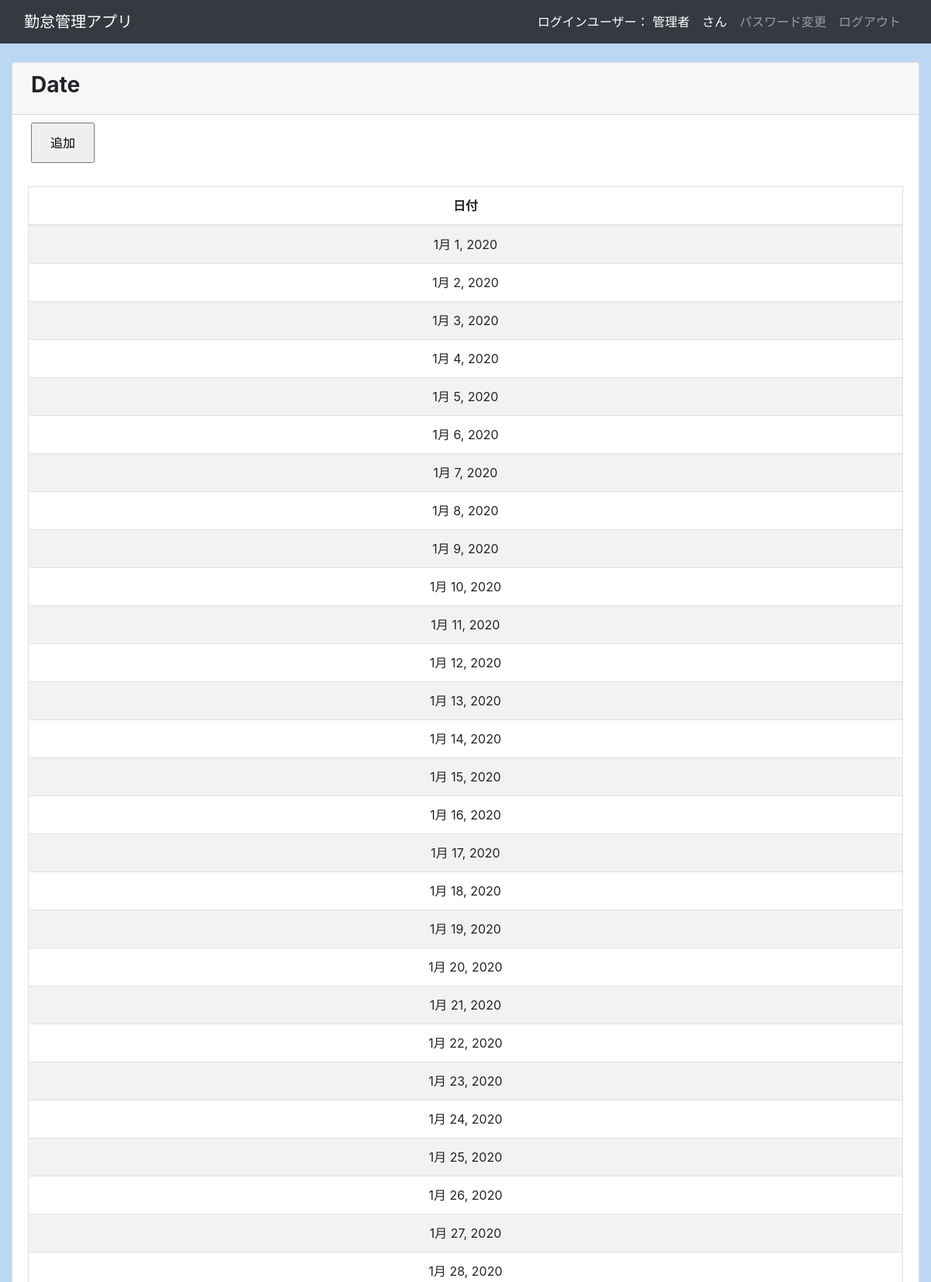
The page /date_list/admin/ (signed in, upper part) on the database its author committed.
### app/models.py (models this page shows, shortened)
class Date(models.Model):
    masterdate = models.DateField(verbose_name='日付',default=datetime.today, unique=True)

### app/decorators.py (the view)
        def wrapper_func(request, *args, **kwargs):
            group = None
            if request.user.groups.exists():
                group = request.user.groups.all()[0].name
            if group in allowed_roles:
                return view_func(request, *args, **kwargs)
            else:
                return HttpResponse('You are not autorized to view this page.')

### app/views.py (called while the page is built, shortened)
@login_required
@allowed_users(allowed_roles=['admin'])
def datelist(request):
    date_list = Date.objects.all()
    return render(request, 'app/admin_date_list.html',{'date_list':date_list})

### templates/app/admin_date_list.html (shortened to what this page needs)
{% extends 'app/base.html' %}
{% block content %}
<div class="container-fluid">
    <div class="card mb-3">
            <div class="card-header pl-4">
                <h3><b>Date</b></h3></div>
                    <form  method="post">
                        <input class="ml-4" type="submit" name="" value="追加">
                    </form>
            <div class="card-body">
                <div class="table-responsive">
                    <table  width="100%" class="table table-striped table-bordered table-hover">
                        <thead>
                            <tr>
                                <th class="text-center">日付</th>
                            </tr>
                        </thead>
                        <tbody>
                            {% for date in date_list %}
                            <tr class="odd gradeX text-center">
                                <td class="text-center" width="100">{{ date.masterdate | default_if_none:"" }}</td>
                            </tr>
                            {% endfor %}
                        </tbody>
                    </table>
                </div>
            </div>
        </div>
    </div>
{% endblock %}

### templates/app/base.html (shortened to what this page needs)
{% load static %}
<!DOCTYPE html>
<html lang="en">
<head>
    <link rel="stylesheet" href="https://stackpath.bootstrapcdn.com/bootstrap/4.3.1/css/bootstrap.min.css">
    <link rel="stylesheet" href="{% static 'css/main.css' %}">
    <link href="https://use.fontawesome.com/releases/v5.6.1/css/all.css" rel="stylesheet">
</head>
<body>
<header class="site-header">
    <nav class="navbar navbar-expand-lg navbar-dark bg-dark mb-4">
      <div class="container-fluid">
        <a class="navbar-brand" href="/">勤怠管理アプリ</a>
        <div class="collapse navbar-collapse" id="navbarToggle">
          <div class="navbar-nav mr-auto">
            <a class="nav-item nav-link" href=""></a>
          </div>
          <div class="navbar-nav">
            {% if user.is_authenticated %}
              <div class="nav-item nav-link active" href=""> ログインユーザー： {{request.user.last_name}}　{{request.user.first_name}}さん</div>
              <a class="nav-item nav-link" href="{% url 'password__change' %}">パスワード変更</a>
              <a class="nav-item nav-link" href="{% url 'logout' %}">ログアウト</a>
            {% endif %}
          </div>
        </div>
      </div>
    </nav>
  </header>
{% block content %}
{% endblock %}
</body>
</html>

### static/css/main.css (style rules this page uses)
body { background-color: #afd0f1d5; }
input { padding: 12px 23px; margin: 10px auto; box-sizing: border-box; }
input::placeholder { color: #d3d3d3; }

### rows shown on the page
Date: masterdate "1月 1, 2020"
Date: masterdate "1月 2, 2020"
Date: masterdate "1月 3, 2020"
Date: masterdate "1月 4, 2020"
Date: masterdate "1月 5, 2020"
Date: masterdate "1月 6, 2020"
Date: masterdate "1月 7, 2020"
Date: masterdate "1月 8, 2020"
Date: masterdate "1月 9, 2020"
Date: masterdate "1月 10, 2020"
Date: masterdate "1月 11, 2020"
Date: masterdate "1月 12, 2020"
Date: masterdate "1月 13, 2020"
Date: masterdate "1月 14, 2020"
Date: masterdate "1月 15, 2020"
Date: masterdate "1月 16, 2020"
Date: masterdate "1月 17, 2020"
Date: masterdate "1月 18, 2020"
Date: masterdate "1月 19, 2020"
Date: masterdate "1月 20, 2020"
Date: masterdate "1月 21, 2020"
Date: masterdate "1月 22, 2020"
Date: masterdate "1月 23, 2020"
Date: masterdate "1月 24, 2020"
Date: masterdate "1月 25, 2020"
Date: masterdate "1月 26, 2020"
Date: masterdate "1月 27, 2020"
Date: masterdate "1月 28, 2020"

### other values the page prints
{{ request.user.last_name }} "管理者"
